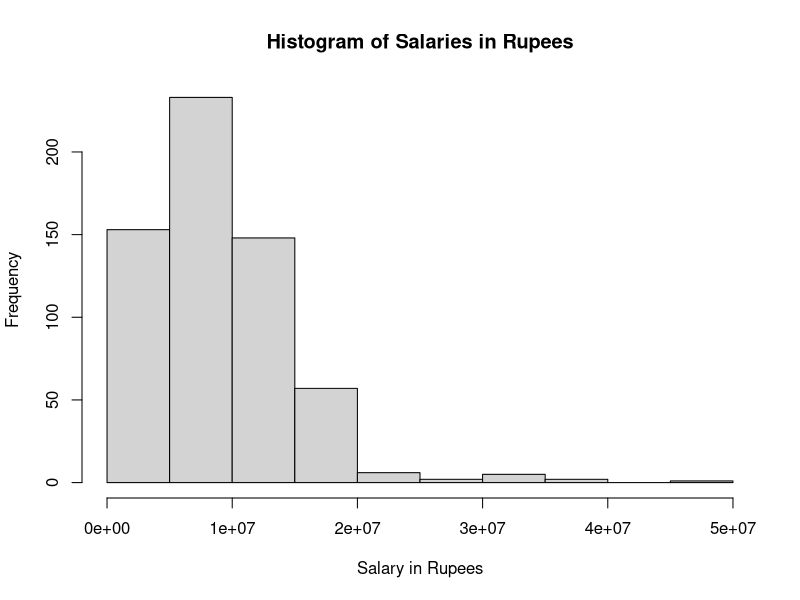
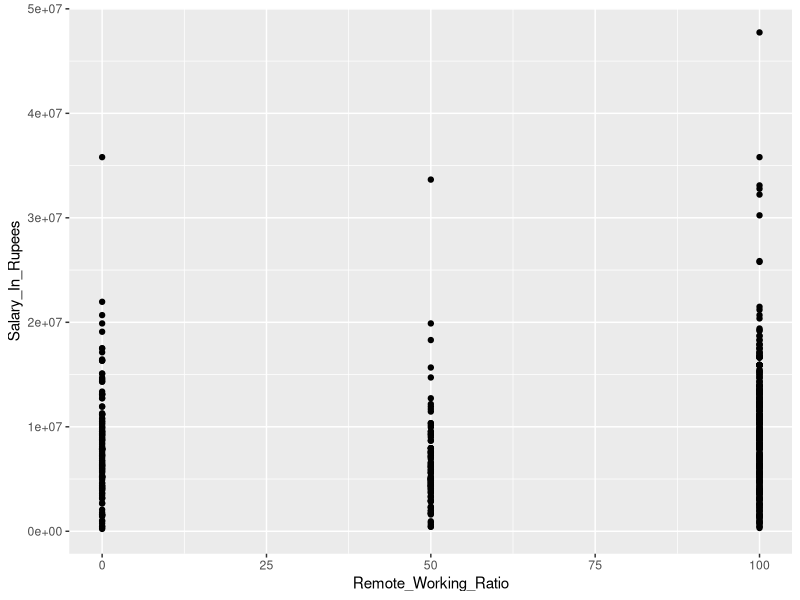

The R script that drew these images, in order: (Note: this script raises an error after producing the figures.)
## ---- chunk 1
knitr::opts_chunk$set(echo = TRUE)
## ---- chunk 2
myData = read.csv("Test.csv")
## ---- chunk 3
myData$Salary_In_Rupees = as.numeric(gsub(",","", myData$Salary_In_Rupees))
## ---- chunk 4
hist(myData$Salary_In_Rupees, main = "Histogram of Salaries in Rupees", xlab="Salary in Rupees", ylab = "Frequency")
## ---- chunk 5
library(ggplot2)
ggplot(myData,aes(x=Remote_Working_Ratio,y=Salary_In_Rupees))+ geom_point(color = "black")
+
  labs(title = " Remote Working Ratio vs Salary In Rupees", x = "Remote Working Ratio", y = "Salary in Rupees")
